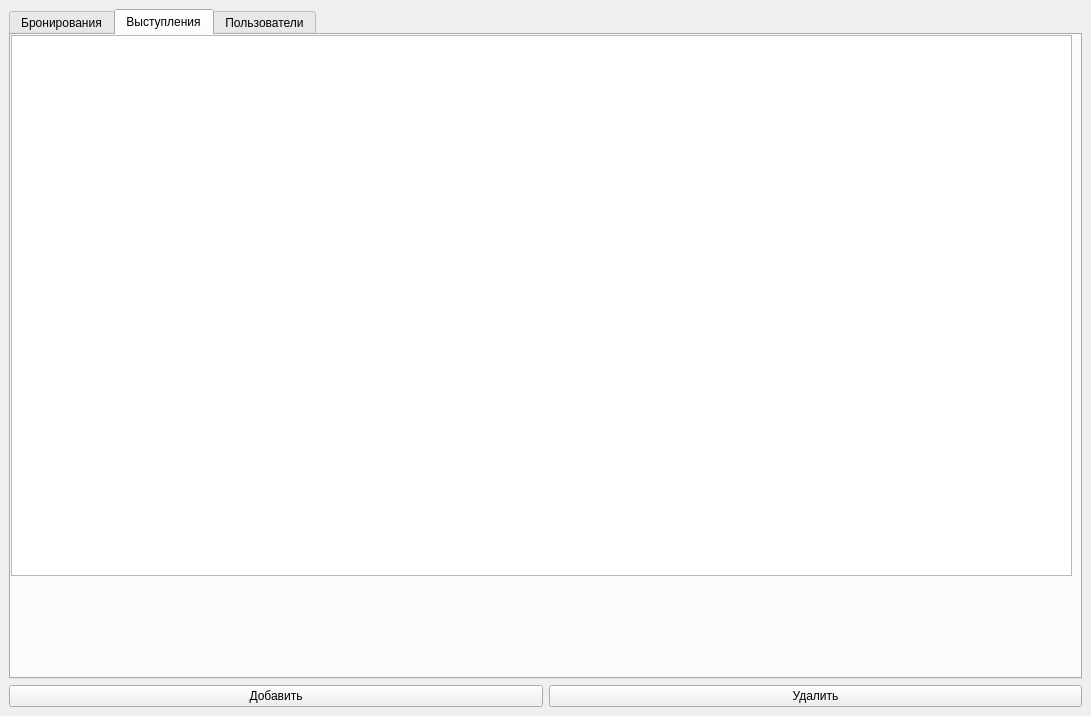
<?xml version="1.0" encoding="UTF-8"?>
<ui version="4.0">
 <class>MainWindow</class>
 <widget class="QMainWindow" name="MainWindow">
  <property name="geometry">
   <rect>
    <x>0</x>
    <y>0</y>
    <width>1091</width>
    <height>716</height>
   </rect>
  </property>
  <property name="windowTitle">
   <string>Билеты</string>
  </property>
  <widget class="QWidget" name="centralwidget">
   <layout class="QVBoxLayout" name="verticalLayout">
    <item>
     <widget class="QTabWidget" name="tabWidget">
      <property name="currentIndex">
       <number>1</number>
      </property>
      <widget class="QWidget" name="tab_1">
       <attribute name="title">
        <string>Бронирования</string>
       </attribute>
       <widget class="QWidget" name="verticalLayoutWidget">
        <property name="geometry">
         <rect>
          <x>0</x>
          <y>0</y>
          <width>1061</width>
          <height>541</height>
         </rect>
        </property>
        <layout class="QVBoxLayout" name="verticalLayout_4">
         <item>
          <widget class="QTableView" name="viewB"/>
         </item>
        </layout>
       </widget>
      </widget>
      <widget class="QWidget" name="tab_4">
       <attribute name="title">
        <string>Выступления</string>
       </attribute>
       <widget class="QWidget" name="verticalLayoutWidget_2">
        <property name="geometry">
         <rect>
          <x>0</x>
          <y>0</y>
          <width>1061</width>
          <height>541</height>
         </rect>
        </property>
        <layout class="QVBoxLayout" name="verticalLayout_5">
         <item>
          <widget class="QTableView" name="viewP"/>
         </item>
        </layout>
       </widget>
      </widget>
      <widget class="QWidget" name="tab_3">
       <attribute name="title">
        <string>Пользователи</string>
       </attribute>
       <widget class="QWidget" name="verticalLayoutWidget_3">
        <property name="geometry">
         <rect>
          <x>0</x>
          <y>0</y>
          <width>1061</width>
          <height>541</height>
         </rect>
        </property>
        <layout class="QVBoxLayout" name="verticalLayout_6">
         <item>
          <widget class="QTableView" name="viewU"/>
         </item>
        </layout>
       </widget>
      </widget>
     </widget>
    </item>
    <item>
     <layout class="QHBoxLayout" name="horizontalLayout">
      <item>
       <widget class="QPushButton" name="pushButton">
        <property name="text">
         <string>Добавить</string>
        </property>
       </widget>
      </item>
      <item>
       <widget class="QPushButton" name="pushButton_2">
        <property name="text">
         <string>Удалить</string>
        </property>
       </widget>
      </item>
     </layout>
    </item>
   </layout>
  </widget>
 </widget>
 <resources/>
 <connections/>
</ui>
